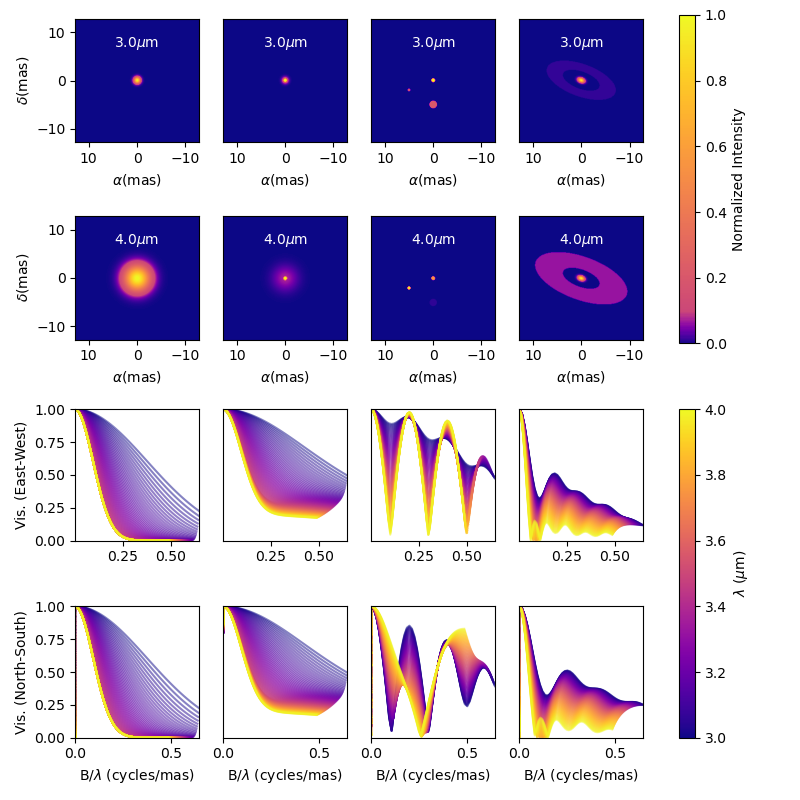

Source code (Python):
import oimodeler as oim
import matplotlib.pyplot as plt
import matplotlib.colors as colors
import matplotlib.cm as cm
import numpy as np
import astropy.units as u
import os

mas2rad=u.mas.to(u.rad)

#Create some spatial frequencies (Baselines from 0 to 400m at 2.1 microns)
lam=2.1e-6
B=np.linspace(0.01,400,num=1000)
spf=B/lam
spf0=spf*0


#Some components
gd=oim.oimGauss(fwhm=oim.oimInterpWl(wl=[3e-6,3.5e-6,4e-6],value=[1,4,4]),
                 f=oim.oimInterpWl([3e-6,4e-6],[1,4]))
ud=oim.oimUD(d=0.7,f=1)
ud2=oim.oimUD(x=0,y=5,d=1.5,f=oim.oimInterpWl(wl=[3e-6,4e-6],value=[1,0.]))
ud3=oim.oimUD(x=-5,y=2,d=0.5,f=oim.oimInterpWl(wl=[3e-6,4e-6],value=[0.1,1]))
eg=oim.oimEGauss(fwhm=1,elong=1.5,pa=oim.oimInterpWl([3e-6,4e-6],[20,60]),f=oim.oimInterpWl([3e-6,4e-6],[1,0.1]))
er=oim.oimERing(din= 8,dout=oim.oimInterpWl([3e-6,4e-6],[15,20]),elong=2,pa=0)



#linking some parameters, actually replacing them
er.params["elong"]=eg.params["elong"]
er.params["pa"]=eg.params["pa"]

#Building a few models from the components 
m1=oim.oimModel([gd])
m2=oim.oimModel([ud,gd])
m3=oim.oimModel([ud,ud2,ud3])
m4=oim.oimModel([eg,er])
models=[m1,m2,m3,m4]

nB=50 #number of baselines 
nwl=100 #number of walvengths

#Create some spatial frequencies
wl=np.linspace(3e-6,4e-6,num=nwl)
B=np.linspace(1,400,num=nB)
Bs=np.tile(B,(nwl,1)).flatten()
wls=np.transpose(np.tile(wl,(nB,1))).flatten()
spf=Bs/wls
spf0=spf*0



fig,ax=plt.subplots(4,4,figsize=(8,8))

for i,m in enumerate(models):
    
    #Compute visibilities for the models and spatial frequencies
    cf1=np.abs(m.getComplexCoherentFlux(spf,spf0,wls)).reshape(len(wl),len(B))
    cf2=np.abs(m.getComplexCoherentFlux(spf0,spf,wls)).reshape(len(wl),len(B))
    
    
    for iwl,wli in enumerate(wl):
        ax[2,i].plot(B/wli*mas2rad,cf1[iwl,:]/cf1[iwl,0],color=plt.cm.plasma(iwl/nwl),alpha=0.5)
        ax[3,i].plot(B/wli*mas2rad,cf2[iwl,:]/cf2[iwl,0],color=plt.cm.plasma(iwl/nwl),alpha=0.5)        
   
    sc=ax[3,i].scatter(spf0*mas2rad,cf2,c=wls*1e6,s=0.1,cmap="plasma")
    ax[3,i].set_xlabel("B/$\\lambda$ (cycles/mas)")
    ax[2,i].margins(0,0)
    ax[2,i].set_ylim(0,1)
    ax[3,i].margins(0,0)
    ax[3,i].set_ylim(0,1)
    #ax[2,i].set_title(model_names[i],fontsize=8)
    if i!=0:
        ax[2,i].get_yaxis().set_visible(False)
        ax[3,i].get_yaxis().set_visible(False) 
ax[2,0].set_ylabel("Vis. (East-West)")         
ax[3,0].set_ylabel("Vis. (North-South)")  

dim=256   #Number of pixels for the image
pix=0.1  #size of the pixel in the image in mas
wls=[3e-6,4e-6] #wavelengths array for the images

for i,m in enumerate(models):    
    im=m.getImage(dim,pix,wls,fromFT=True)
    for iwl,wli in enumerate(wls):     
        imi=im[iwl,:,:]
        imi/=np.max(imi)
        imshow=ax[iwl,i].imshow(imi,extent=[dim/2*pix,-dim/2*pix,-dim/2*pix,dim/2*pix],
                                norm=colors.TwoSlopeNorm(vmin=0., vcenter=1e-1, vmax=1)
                                ,cmap="plasma", interpolation=None)
        ax[iwl,i].text(0,dim*pix/2,"\n{:.1f}$\\mu$m".format(wli*1e6),
                       color="w",va="top",ha="center")
        if i!=0:
            ax[iwl,i].get_yaxis().set_visible(False)
        ax[iwl,i].set_xlabel("$\\alpha$(mas)")          
        if i==0:
            ax[iwl,i].set_ylabel("$\\delta$(mas)")
            
fig.tight_layout()            
fig.colorbar(imshow, ax=ax[:2,:].ravel().tolist(),label="Normalized Intensity")
norm = colors.Normalize(vmin=np.min(wl),vmax=np.max(wl))
sm = cm.ScalarMappable(cmap=plt.cm.plasma, norm=norm)
fig.colorbar(sc, ax=ax[2:,:].ravel().tolist(),label="$\\lambda$ ($\\mu$m)")


#fig.savefig("createModelChromatic.png")